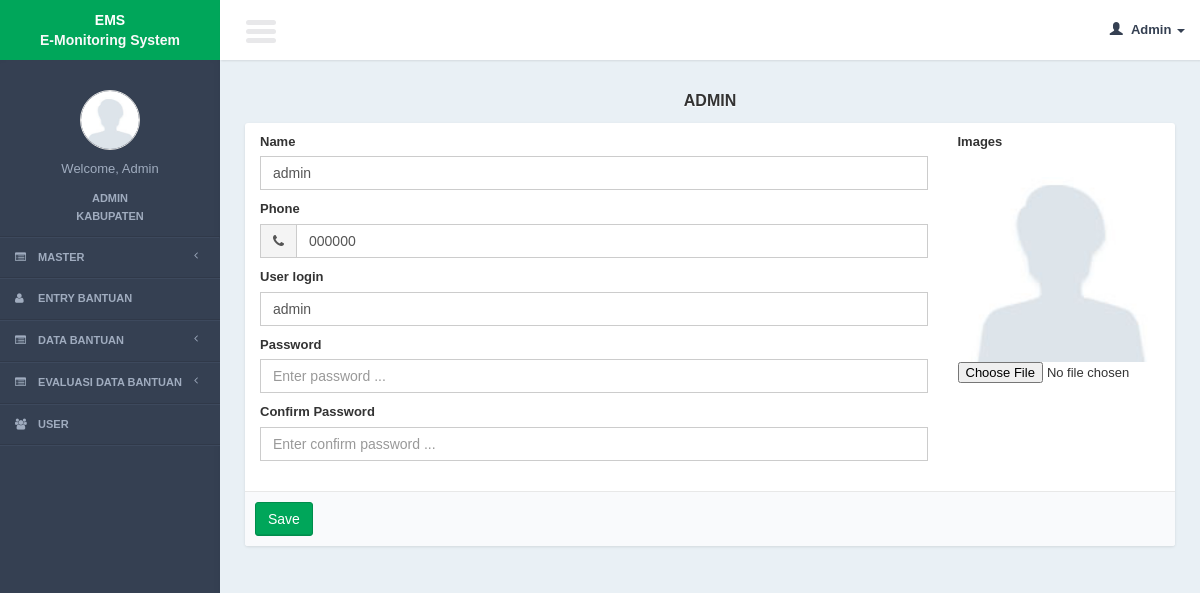
/controllers/edit_admin.php?page=form (signed in), run on the app's committed database.
### tables this page shows
CREATE TABLE IF NOT EXISTS `users` (
  `user_id` int(11) NOT NULL AUTO_INCREMENT,
  `user_type_id` int(11) DEFAULT NULL,
  `user_grade_id` int(11) NOT NULL,
  `user_loct_id` int(11) NOT NULL,
  `user_login` varchar(100) DEFAULT NULL,
  `user_password` varchar(100) DEFAULT NULL,
  `user_name` varchar(100) DEFAULT NULL,
  `user_phone` varchar(100) DEFAULT NULL,
  `user_img` text NOT NULL,
  `user_active_status` int(11) NOT NULL,
  PRIMARY KEY (`user_id`),
  KEY `user_location` (`user_loct_id`),
  KEY `user_type` (`user_type_id`)
);

CREATE TABLE IF NOT EXISTS `location_t` (
  `loct_t_id` int(11) NOT NULL AUTO_INCREMENT,
  `loct_t_nm` varchar(100) NOT NULL,
  PRIMARY KEY (`loct_t_id`)
);

### lib/function.php (called while the page is built, shortened)
<?php
function get_header($title = ""){
	include '../views/layout/header.php';
}
function get_footer(){
	include '../views/layout/footer.php';
}
function get_user_data(){
	$query_user = mysql_query("SELECT a.*, b.loct_t_nm, c.m_loct_nm FROM
								users a
							LEFT JOIN location_t b ON  a.user_grade_id = b.loct_t_id
							LEFT JOIN m_location c ON a.user_loct_id = c.m_loct_id
						 where a.user_id = '".$_SESSION['user_id']."'");
	$row_user = mysql_fetch_object($query_user);
	$name = ucfirst($row_user->user_name);
	switch($row_user->user_type_id){
		case 1: $type = "Admin"; break;
	}
	$user_img = $row_user->user_img;
	$user_grade = $row_user->loct_t_nm;
	$user_loct = $row_user->m_loct_nm;
	return array($name, $type, $user_img,$user_grade,$user_loct);
}
	?>

### models/edit_admin_model.php (called while the page is built, shortened)
<?
function read_id($id){
	$query = mysql_query("select *
				from users
				where user_id = '$id'");
	$result = mysql_fetch_object($query);
	return $result;
}
?>

### views/edit_admin/form.php (the view, shortened to what this page needs)
      <section class="content">
          <div class="row">
              <div class="col-md-12">
                 <div class="title_page"> <?= $title ?></div>
                   <form role="form" action="<?= $action?>" method="post" enctype="multipart/form-data">
                  <div class="box box-primary">
                      <div class="box-body">
                                <div class="col-md-9">
                            	  <div class="form-group">
                                  <label>Name</label>
                                  <input required type="text" name="i_name" class="form-control" placeholder="Enter name ..." value="<?= $row->user_name ?>"/>
</div>
                              <div class="form-group">
                              <label>Phone</label>
                              <div class="input-group">
                              <div class="input-group-addon">
                              <i class="fa fa-phone"></i>
                              </div>
                              <input required class="form-control" type="text" name="i_phone" placeholder="Enter phone ..." value="<?= $row->user_phone?>">
                              </div>
                              </div>
                          <div class="form-group">
                                  <label>User login</label>
                                  <input required type="text" name="i_login" class="form-control" placeholder="Enter user login ..." value="<?= $row->user_login ?>"/>
                              </div>
                              <div class="form-group">
                                  <label>Password</label>
                                  <input   type="password" name="i_password" class="form-control" placeholder="Enter password ..." value=""/>
                              </div>
                              <div class="form-group">
                                  <label>Confirm Password</label>
                                  <input   type="password" name="i_confirm_password" class="form-control" placeholder="Enter confirm password ..." value=""/>
                              </div>
                              </div>
                               <div class="col-md-3">
                               <div class="form-group">
                               <label>Images</label>
                                <?php
                              if($id){
?>
                              <br />
                              <img src="<?= "../img/user/".$row->user_img ?>" style="width:100%;"/>
                              <?php
}
?>
                                 <input type="file" name="i_img" id="i_img" />
                              </div>
                          </div>
                      </div>
          <div class="box-footer">
                      <input class="btn btn-success" type="submit" value="Save"/>
                      </div>
                  </div>
             </form>
              </div>
          </div>
    </section>

### views/layout/left_side.php (shortened to what this page needs)
<aside class="left-side sidebar-offcanvas">
               <section class="sidebar">
                   <div class="user-panel">
                       <div class="image" style="text-align:center; margin-bottom:10px; margin-top:10px;">
                       	<?php
                            $user_data = get_user_data();
						if($user_data[2]==""){
							$img = "../img/user/default.jpg";
						}else{
							$img = "../img/user/".$user_data[2];
						}
						?>
                           <img src="<?= $img ?>" class="img-circle" alt="User Image" />
                       </div>
                       <div class="success" style="text-align:center;">
                           <p style="color:#a0acbf; ">
                                       <?php
                                       echo "Welcome, ".$user_data[0];
                                       ?>
                               </p>
                           <a style="color:#a0acbf;  "><?= $user_data[1]?></a><br />
                           <a style="color:#a0acbf;  "><?= $user_data[3]?> <?= $user_data[4]?></a>
                       </div>
                   </div>
                   <ul class="sidebar-menu">
                         <li class="treeview <?php if(isset($_SESSION['menu_active']) && $_SESSION['menu_active'] == 1){ echo "active"; }?>">
                           <a href="#">
                               <i class="fa fa-list-alt"></i>
                               <span>Master </span>
                               <i class="fa fa-angle-left pull-right"></i>
                           </a>
                 </li>
                   <li <?php if(isset($_SESSION['menu_active']) && $_SESSION['menu_active'] == 2){ echo "class='active'"; } ?>>
                           <a href="entry_donation.php">
                               <i class="fa fa-user"></i>
                               <span>Entry Bantuan</span>
                           </a>
                		 </li>
                     <li class="treeview <?php if(isset($_SESSION['menu_active']) && $_SESSION['menu_active'] == 3){ echo "active"; }?>">
                          <a href="#">
                               <i class="fa fa-list-alt"></i>
                               <span>Data Bantuan </span>
                               <i class="fa fa-angle-left pull-right"></i>
                           </a>
                      </li>
                      <li class="treeview <?php if(isset($_SESSION['menu_active']) && $_SESSION['menu_active'] == 4){ echo "active"; }?>">
                           <a href="#">
                               <i class="fa fa-list-alt"></i>
                               <span>Evaluasi Data Bantuan </span>
                               <i class="fa fa-angle-left pull-right"></i>
                           </a>
                 </li>
                   <?php
                   if($_SESSION['user_type_id'] == 1){
				?>
                 <li <?php if(isset($_SESSION['menu_active']) && $_SESSION['menu_active'] == 8){ echo "class='active'"; } ?>>
                           <a href="user.php">
                               <i class="fa fa-users"></i>
                               <span>User</span>
                           </a>
                 </li>
                <?php
				}
			 ?>
                   </ul>
               </section>
           </aside>

### css/AdminLTE.css (style rules this page uses)
html { font-family: 'Source Sans Pro', sans-serif; -webkit-font-smoothing: antialiased; min-height: 100%; background: #E9F0F5; }
body { font-family: 'Source Sans Pro', sans-serif; -webkit-font-smoothing: antialiased; min-height: 100%; background: #E9F0F5; }
a { color: #08108b; }
.right-side, .left-side { min-height: 100%; display: block; }
.left-side { position: absolute; width: 220px; top: 0; margin-top:-20px; }
@media screen and (min-width: 992px) { .left-side { top: 80px; } }
.content { padding: 30px 10px; }
img { max-width: 100%important; }
.sidebar { margin-bottom: 5px; }
.sidebar .sidebar-menu { list-style: none; margin: 0; padding: 0; }
.sidebar .sidebar-menu > li { margin: 0; padding: 0; }
.sidebar .sidebar-menu > li > a { padding: 12px 5px 12px 15px; display: block; }
.sidebar .sidebar-menu > li > a > .fa, .sidebar .sidebar-menu > li > a > .glyphicon, .sidebar .sidebar-menu > li > a > .ion { width: 20px; }
.user-panel { padding: 10px; margin-top:10px; }
.user-panel:before, .user-panel:after { display: table; content: " "; }
.user-panel:after { clear: both; }
.user-panel > .image > img { width: 60px; height: 60px; }
.form-control { -webkit-border-radius: 0px !important; -moz-border-radius: 0px !important; border-radius: 0px !important; box-shadow: none; }
.input-group .input-group-addon { border-radius: 0; background-color: #f4f4f4; }
.box { position: relative; margin-bottom: 20px; -webkit-border-radius: 3px; -moz-border-radius: 3px; border-radius: 3px !important; width: 100%; background:#fff; box-shadow: 0 1px 3px rgba(0, 0, 0, 0.1); }
.box.box-primary { border-top-color: #3c8dbc; border-radius:3px; }
.box .box-body { padding-top:10px; -webkit-border-top-left-radius: 0; -webkit-border-top-right-radius: 0; -webkit-border-bottom-right-radius: 3px; -webkit-border-bottom-left-radius: 3px; -moz-border-radius-topleft: 0; -moz-border-radius-topright: 0; -moz-border-radius-bottomright: 3px; -moz-border-radius-bottomleft: 3px; border-top-left-radius: 0; border-top-right-radius: 0; border-bottom-right-radius: 3px; border-bottom-left-radius: 3px; border-radius:3px; padding-bottom:20px; }
.box .box-footer { border-top: 1px solid #e8e8e8; -webkit-border-top-left-radius: 0; -webkit-border-top-right-radius: 0; -webkit-border-bottom-right-radius: 3px; -webkit-border-bottom-left-radius: 3px; -moz-border-radius-topleft: 0; -moz-border-radius-topright: 0; -moz-border-radius-bottomright: 3px; -moz-border-radius-bottomleft: 3px; border-top-left-radius: 0; border-top-right-radius: 0; border-bottom-right-radius: 3px; border-bottom-left-radius: 3px; background:#F9FAFC; padding: 10px; }
.btn { font-weight: 500; -webkit-border-radius: 3px; -moz-border-radius: 3px; border-radius: 3px; border: 1px solid transparent; -webkit-box-shadow: inset 0px -2px 0px 0px rgba(0, 0, 0, 0.09); -moz-box-shadow: inset 0px -2px 0px 0px rgba(0, 0, 0, 0.09); box-shadow: inset 0px -1px 0px 0px rgba(0, 0, 0, 0.09); }
.btn.btn-success { background-color: #00a65a; border-color: #008d4c; }
.skin-blue .user-panel > .image > img { border: 1px solid #dfdfdf; }
.skin-blue .sidebar { border-bottom:1px solid #3d495d; }
.skin-blue .sidebar > .sidebar-menu > li { border-top:1px solid #3d495d; border-bottom: 1px solid #303949; background:#354052; }
.skin-blue .sidebar > .sidebar-menu > li:first-of-type { border-top: 1px solid #303949; }
.skin-blue .sidebar > .sidebar-menu > li:first-of-type > a { border-top:1px solid #3d495d; }
.skin-blue .sidebar > .sidebar-menu > li > a { margin-right: 1px; }
.skin-blue .left-side { background: #354052; -webkit-box-shadow: inset -3px 0px 8px -4px rgba(0, 0, 0, 0.1); -moz-box-shadow: inset -3px 0px 8px -4px rgba(0, 0, 0, 0.1); box-shadow: inset -3px 0px 8px -4px rgba(0, 0, 0, 0.07); }
.skin-blue .sidebar a { color: #a0acbf; text-transform:uppercase; font-weight:bold; font-size:11px; }
.title_page { font-size:medium; text-align:center; font-weight:bold; margin-bottom:10px; text-shadow: 0 1px 1px #ffffff; text-transform:uppercase; }

### data on the page
users: user_img (placeholder picture), location_t.loct_t_nm "KABUPATEN", i_name "admin", i_phone "000000", i_login "admin"

### other printed values
$user_data[0] "Admin"
$user_data[1] "ADMIN"
$title "ADMIN"
